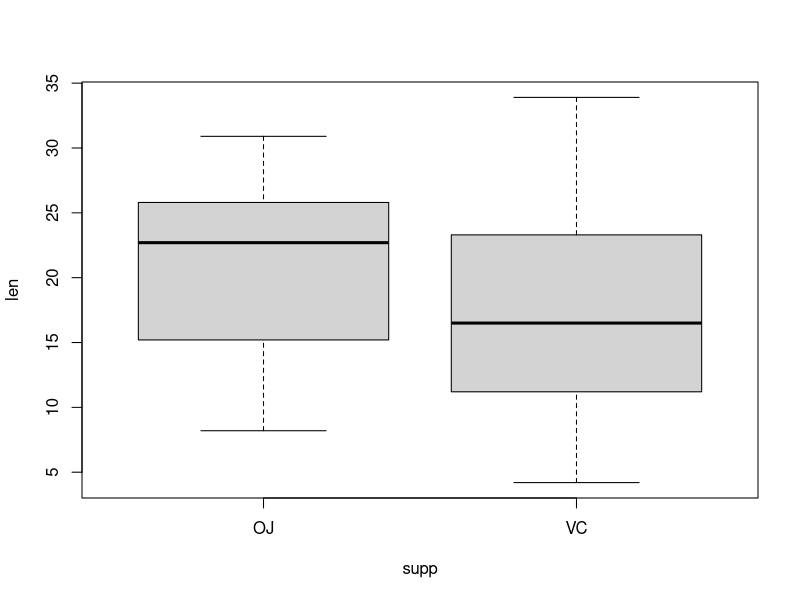
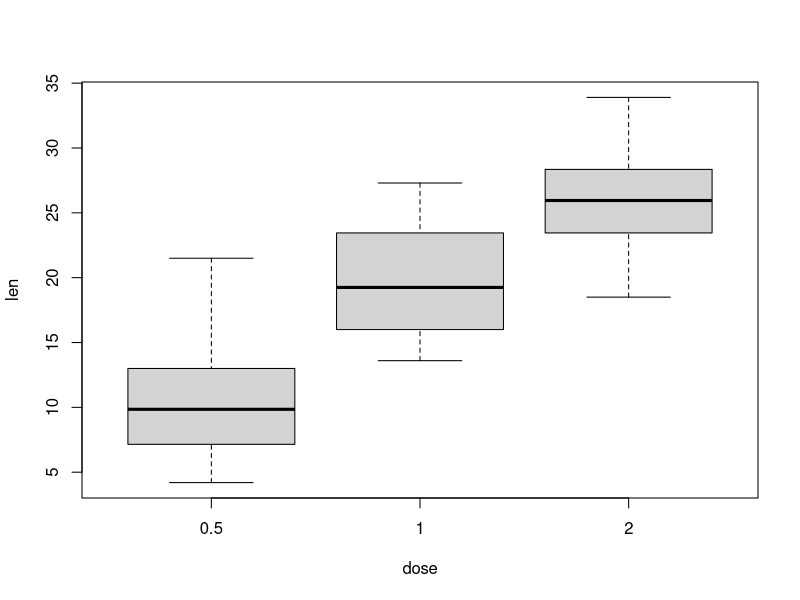
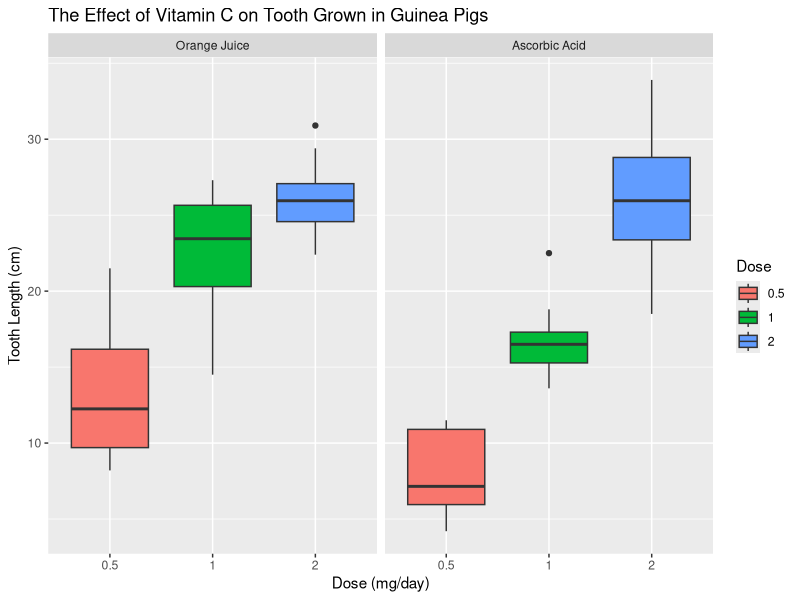

Generate these figures, in order, with R:
# Import libraries
library(knitr)
library(ggplot2)

## Load the data
data <- ToothGrowth

## Look at a summary of the data
summary(data)

## Look at the data's structure
str(data)

## Look at some of the data's entries
head(data)

## Convert the numeric 'dose' variable to a factor variable
data$dose <- factor(data$dose)

## Boxplots of tooth length for different supplement types
with(data, boxplot(len~supp))

## Levels of tooth length
with(data, tapply(len, supp, mean))

## Boxplots of tooth length for different doses
with(data, boxplot(len~dose))

## Levels of dose
with(data, tapply(len, dose, mean))

## Boxplots of overall tooth length
ggplot(data, aes(dose, len, fill = dose)) +
  facet_grid(.~supp, labeller = as_labeller(c("OJ" = "Orange Juice", "VC" = "Ascorbic Acid"))) +
  labs(title = "The Effect of Vitamin C on Tooth Grown in Guinea Pigs",
       x = "Dose (mg/day)",
       y = "Tooth Length (cm)") +
  scale_fill_discrete(name = "Dose") +
  geom_boxplot()

## Two sample t-test between different supplement types
oj <- with(data, len[supp == "OJ"])
vc <- with(data, len[supp == "VC"])
t.test(oj, vc, alternative = "greater") # reject the null hypothesis

## Two sample t-test between different levels of doses
half <- with(data, len[dose == 0.5])
one <- with(data, len[dose == 1])
two <- with(data, len[dose == 2])
t.test(one, half, alternative = "greater") # reject the null hypothesis
t.test(two, one, alternative = "greater") # reject the null hypothesis
t.test(two, half, alternative = "greater") # reject the null hypothesis